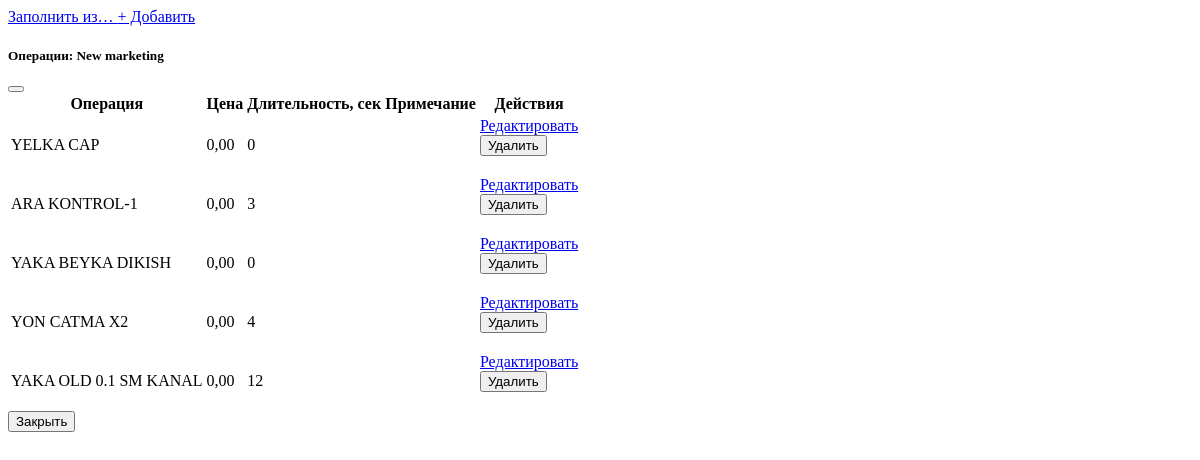
The app's page /sewing/variant/45/operations/, older data.
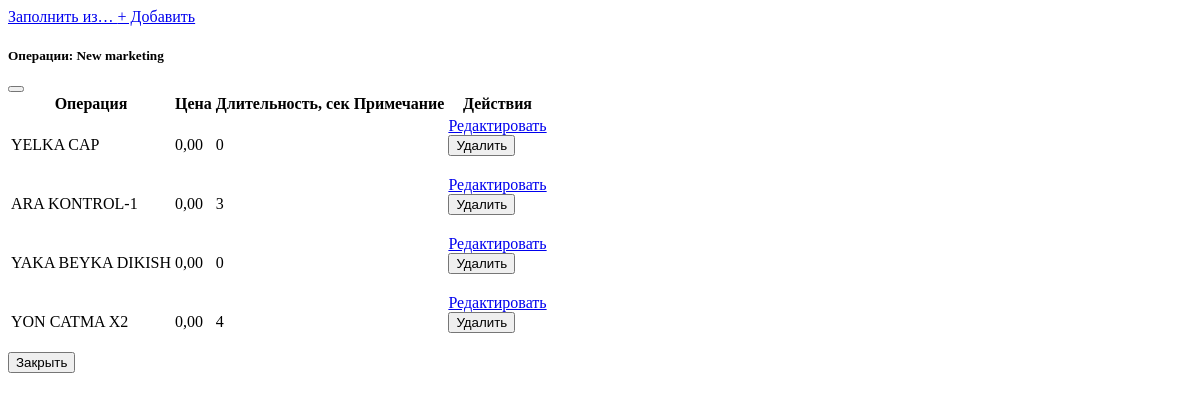
The same page, newer data.
### sewing/models.py (models this page shows, shortened)
class VariantOperation(BaseModel):
    variant = models.ForeignKey('ModelVariant', on_delete=models.CASCADE,
                                related_name='operations', verbose_name=_('Вариант'))
    operation = models.ForeignKey('info.Operation', on_delete=models.PROTECT, verbose_name=_('Операция'))
    seconds = models.PositiveIntegerField(_('Расход времени'), default=0)
    price = models.DecimalField(_("Цена за операцию"), max_digits=10, decimal_places=2, default=0, blank=True)
    notes = models.CharField(_("Примечание"), max_length=255, blank=True, null=True)
    class Meta:
        db_table = 'sewing_variant_operation'
        verbose_name = _('Операция варианта')
        verbose_name_plural = _('Операции варианта')
        constraints = [
            UniqueConstraint(fields=["variant", "operation"], name="uniq_operation_per_variant")
        ]

### info/models.py (models this page shows, shortened)
class Operation(models.Model):
    name = models.CharField(_("Операция"), max_length=128, unique=True)
    default_price = models.DecimalField(_("Цена по умолчанию"), max_digits=10, decimal_places=2, default=0)
    default_duration = models.PositiveIntegerField(_("Длительность, сек (по умолчанию)"), default=0)
    is_active = models.BooleanField(_("Активна"), default=True)
    notes = models.CharField(_("Примечание"), max_length=255, blank=True, null=True)
    machine_type = models.ForeignKey(
        SewingMachineType, verbose_name=_('Тип машины'),
        on_delete=models.PROTECT, related_name='operations', null=True, blank=True
    )
    class Meta:
        db_table = "sewing_operation_catalog"
        verbose_name = _("Операция (справочник)")
        verbose_name_plural = _("Операции (справочник)")

### sewing/views.py (the view)
# urls.py: path("variant/<int:pk>/operations/", views.VariantOperationsListView.as_view(), name="variant-operations", ),
class VariantOperationsListView(View):
    def get(self, request, pk):
        variant = get_object_or_404(ModelVariant, pk=pk)
        operations = (
            variant.operations
            .select_related("operation")  # справочник info.Operation
            .all()
        )
        return render(
            request,
            "sewing/_modal_variant_operations_list.html",
            {"variant": variant, "operations": operations},
        )

### templates/sewing/_modal_variant_operations_list.html (shortened to what this page needs)
<div class="modal-header py-4">
  <div class="d-flex gap-2">
    <a href="{% url 'sewing:variant-operations-fill' variant.id %}"
       class="btn btn-outline-primary btn-sm"
       data-bs-toggle="modal"
       data-bs-target="#operationFormModal">
      Заполнить из…
    </a>
    <a href="{% url 'sewing:variant-operation-create' variant.id %}"
       class="btn btn-success btn-sm"
       data-bs-toggle="modal"
       data-bs-target="#operationFormModal">
      + Добавить
    </a>
  </div>
  <h5 class="modal-title mx-auto">Операции: {{ variant.name }}</h5>
  <button type="button" class="btn-close" data-bs-dismiss="modal"></button>
</div>
<div class="modal-body small">
	{% if operations %}
		<div class="table-responsive">
			<table class="table table-sm align-middle">
				<thead>
				<tr class="text-center">
					<th>Операция</th>
					<th>Цена</th>
					<th>Длительность, сек</th>
					<th>Примечание</th>
					<th>Действия</th>
				</tr>
				</thead>
				<tbody>
				{% for o in operations %}
					<tr class="text-center">
						<td>
							{{ o.operation.name|default:o.operation.name }}
						</td>
						<td>{{ o.price|floatformat:2 }}</td>
						<td>{{ o.seconds }}</td>
						<td class="text-truncate" style="max-width: 240px">{{ o.notes|default:"" }}</td>
						<td>
							<a href="{% url 'sewing:variant-operation-edit' o.id %}"
							   class="btn btn-outline-primary btn-sm"
							   data-bs-toggle="modal"
							   data-bs-target="#operationFormModal">
								Редактировать
							</a>
							<form method="post"
							      action="{% url 'sewing:variant-operation-delete' o.id %}"
							      class="d-inline js-crud-delete">
								<button type="submit" class="btn btn-outline-danger btn-sm">Удалить</button>
							</form>
						</td>
					</tr>
				{% endfor %}
				</tbody>
			</table>
		</div>
	{% else %}
		<div class="text-muted">Операций пока нет.</div>
	{% endif %}
</div>
<div class="modal-footer py-2">
	<button type="button" class="btn btn-secondary btn-sm" data-bs-dismiss="modal">Закрыть</button>
</div>

Row changes from the older to the newer data that the page shows:
removed VariantOperation: operation.name "YAKA OLD 0.1 SM KANAL", price "0,00", seconds "12"
